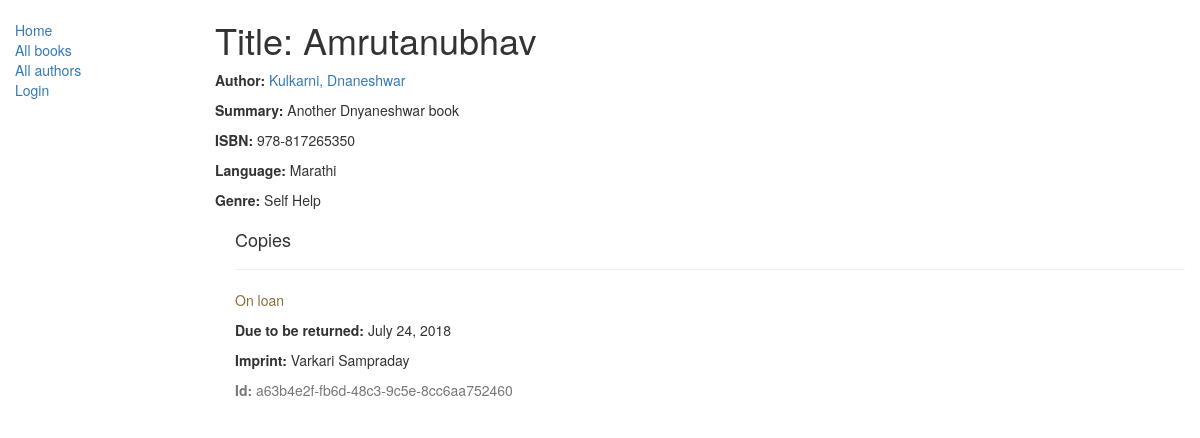
/catalog/book/2, run on an earlier commit of the app's database.
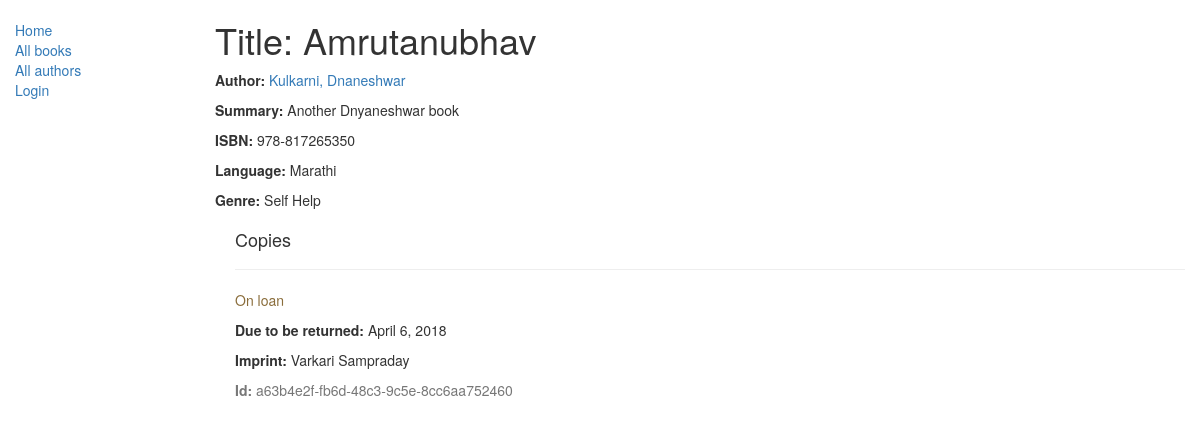
And on a later commit of the database.
### catalog/models.py (models this page shows, shortened)
class BookInstance(models.Model):
	id = models.UUIDField(primary_key=True, default=uuid.uuid4, help_text='unique id for book')
	book = models.ForeignKey('Book', on_delete = models.SET_NULL, null=True)
	imprint = models.CharField(max_length=200)
	due_back = models.DateField(null=True, blank=True)
	borrower = models.ForeignKey(User, on_delete=models.SET_NULL, null=True, blank=True)
	LOAN_STATUS = (
		('m', 'Maintenance'),
		('o', 'On loan'),
		('a', 'Available'),
		('r', 'Reserved')
	)
	status = models.CharField(max_length=1, choices=LOAN_STATUS, blank=True, default='m', help_text='Book availability')
	class Meta:
		ordering = ['due_back']
		permissions = (("can_mark_returned", "Set book as returned"),)
	def display_loan_status(self):
		'''
		Displays loan status
		'''
		loan_status = [status[1] for status in self.LOAN_STATUS if status[0] == self.status]
		return f'{ loan_status[0] }'
	display_loan_status.short_description = 'Loan Status'
	def display_title(self):
		'''
		Display book title
		'''
		return f'{self.book.title}'  # pylint: disable=E1101
	display_title.short_description = 'Title'

### catalog/views.py (the view)
# urls.py: path('book/<int:pk>', views.BookDetailView.as_view(), name='book-detail'),
class BookDetailView(generic.DetailView):
	model = Book

### catalog/models.py (called while the page is built)
	def __str__(self):
		return self.name

	def __str__(self):
		return f'{self.last_name}, {self.first_name}'

	def __str__(self):
		return self.name

### catalog/templates/catalog/book_detail.html (shortened to what this page needs)
{% extends "base_generic.html" %}
{% block content %}
	<h1>
		Title: {{book.title}}
	</h1>
	<p>
		<strong>Author:</strong>
		<a href="{% url 'author-detail' book.author.pk %}">
			{{ book.author }}
		</a>
	</p>
	<p>
		<strong>Summary:</strong> {{ book.summary }}</p>
	<p>
		<strong>ISBN:</strong> {{ book.isbn }}</p>
	<p>
		<strong>Language:</strong> {{ book.language }}</p>
	<p>
		<strong>Genre:</strong>
		{% for genre in book.genre.all %}
			{{ genre }}
		{% endfor %}
	</p>
	<div style="margin-left:20px;margin-top:20px">
		<h4>Copies</h4>
		{% for copy in book.bookinstance_set.all %}
			<hr>
			<p
				class="
					{% if copy.status == 'a' %}
						text-success
					{% elif copy.status == 'm' %}
						text-danger
					{% else %}
						text-warning
					{% endif %}
				"
			>
				{{ copy.get_status_display }}
			</p>
			{% if copy.status != 'a' %}
				<p>
					<strong>Due to be returned:</strong>
					{{copy.due_back}}
				</p>
			{% endif %}
			<p>
				<strong>Imprint:</strong>
				{{copy.imprint}}
			</p>
			<p class="text-muted">
				<strong>Id:</strong>
				{{copy.id}}
			</p>
		{% endfor %}
	</div>
{% endblock %}

What changed in the data, as far as the page shows it:
changed BookInstance "On loan": due_back "July 24, 2018" → "April 6, 2018"
